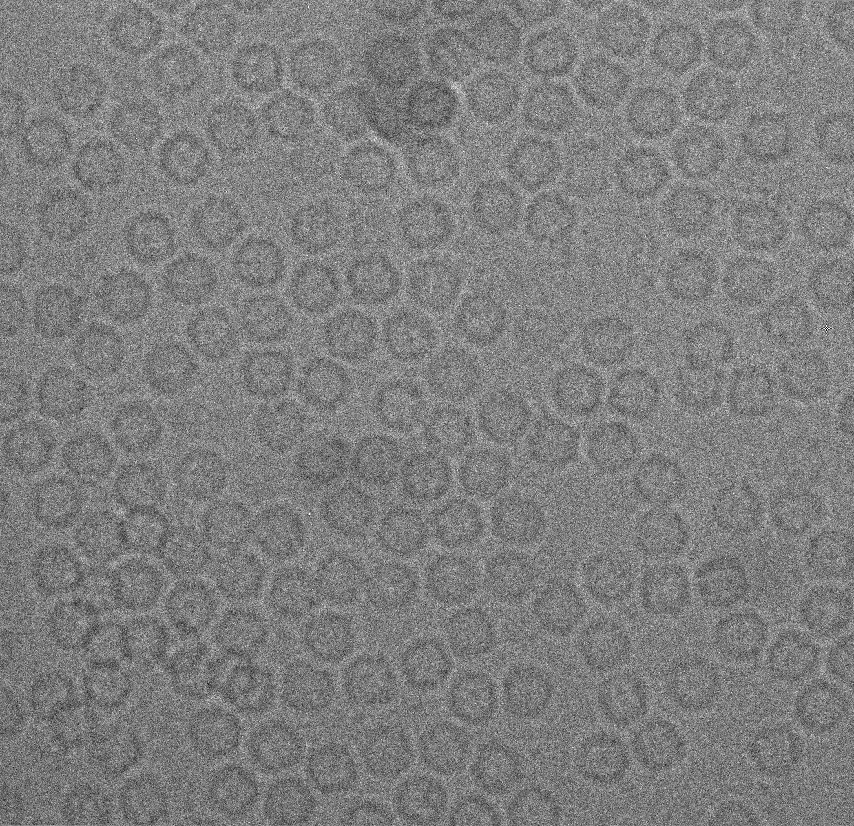
%> input picture APFIRITIN DATASET/May08_03.15.02.bin_avg.png, 854 x 826 px, shrunk from 1240 x 1200 before the run, given in place of ALDH7A1_NAD_UF_B5_0035.tif, which was not available
$ octave AutoPicker_Signle_Particle_Detection_Demo.m   (GNU Octave 9; MATLAB toolbox functions it lacks are replaced by stand-ins)
%> lines starting %> are read from the running program, lines starting %| are printed output that depends on the picture; in (x1, y1, x2, y2) boxes, pixels count from 0 and x2, y2 are one past the last pixel; in counts of white or black regions, pixels touching at a corner belong together; the program's own positions count from 1; pictures that were not available may be replaced by others from this repository, and a replacement may not be noted
### Signle Particle Detection_Demo/DM3 Datset/Our_Clustering1.m
function [cluster_image] = Our_Clustering(im)
%UNTITLED Summary of this function goes here
%   Detailed explanation goes here
% douple the image
img=double(im);

[row,col,color_mp]= size(img);

% Convert the image from 2D to 1D image space...
img_vector = img(:);

% specify number of clusters
Clusters=4;

Cluster = cell(1,Clusters);
Cluster(:) = {zeros(size(img_vector,1),1);};

% Range
range = max(img_vector) - min(img_vector);

% Determine the # of steps
stepv = range/Clusters;
% Cluster initialization
K=stepv:stepv:max(img_vector);

for ii=1:size(img_vector,1)
    difference = abs(K-img_vector(ii));
    [y,ind]=min(difference);
    Cluster{ind}(ii)=img_vector(ii);
end

cluster_1=reshape(Cluster{1,1},[row col]);
C1=cluster_1;C1(cluster_1~=0)=1;
cluster_2=reshape(Cluster{1,2},[row col]);
C2=cluster_2;C2(cluster_2~=0)=2;
cluster_3=reshape(Cluster{1,3},[row col]);
C3=cluster_3;C3(cluster_3~=0)=3;
cluster_4=reshape(Cluster{1,4},[row col]);
C4=cluster_4;C4(cluster_4~=0)=4;
%
figure;suptitle('Clustering using Our Clustering');
subplot 221; imshow(C1);title('Cluster #1');
subplot 222; imshow(C2);title('Cluster #2');
subplot 223; imshow(C3);title('Cluster #3');
subplot 224; imshow(C4);title('Cluster #4');
%% for image 35
cluster1=bwareaopen(cluster_4,125);
figure; imshow(cluster1);title('CryoEM-Binary Mask Image');
binIM=cluster1;
SE=strel('disk',1);
cluster2=imdilate(binIM,SE);
k=imfill(cluster2,'holes');
BW = imclose(k,SE);imshow(BW,[]);
cluster3=bwareaopen(BW,1);
figure; imshow(cluster3);title('CryoEM-Binary Mask Image');
cluster_image=cluster3;

%% for image 40
% [11 lines of commented-out code are left out]
end

### Signle Particle Detection_Demo/DM3 Datset/K_means_Clustering.m
function [cluster_image] = K_means_Clustering(img)
%UNTITLED2 Summary of this function goes here
%   Detailed explanation goes here
 % specify number of clusters
    ab = double(img);
    nrows = size(ab,1);
    ncols = size(ab,2);
    ab = reshape(ab,nrows*ncols,1);

    nColors = 4;
    % repeat the clustering 3 times to avoid local minima
    [cluster_idx, cluster_center] = kmeans(ab,nColors,'distance','sqEuclidean', 'Replicates', 3);

    pixel_labels = reshape(cluster_idx,nrows,ncols);
    imshow(pixel_labels,[]);

    % Sort the Clusters
    Ckm1=pixel_labels;Ckm1(pixel_labels~=1)=0;
    Ckm2=pixel_labels;Ckm2(pixel_labels~=2)=0;
    Ckm3=pixel_labels;Ckm3(pixel_labels~=3)=0;
    Ckm4=pixel_labels;Ckm4(pixel_labels~=4)=0;

    figure;suptitle('Clustering using K-means');
    subplot 221; imshow(Ckm1);title('Cluster #1');
    subplot 222; imshow(Ckm2);title('Cluster #2');
    subplot 223; imshow(Ckm3);title('Cluster #3');
    subplot 224; imshow(Ckm4);title('Cluster #4');
    disp(' ');
    clc;
    disp('_________________________________________________________');
    disp('                                                         ');
    disp('   S  E  G  M  E  N  T  A  T  I  O  N   -  S  T  E  P    ');
    disp('              U S I N G   K - M E A N S                  ');
    disp('_________________________________________________________');
    disp(' ');
    sel=input('Select Propoer Cluster #:" ');
    %
    if sel==1
        cluster=Ckm1;
    elseif sel==2
        cluster=Ckm2;
    elseif sel==3
        cluster=Ckm3;
    else
        cluster=Ckm4;
    end
% %% for Image 35
cluster1=bwareaopen(cluster,350);
figure; imshow(cluster1);title('CryoEM-Binary Mask Image');
binIM=cluster1;
SE=strel('disk',1);
cluster2=imdilate(binIM,SE);
k=imfill(cluster2,'holes');
BW = imclose(k,SE);imshow(BW,[])
cluster3=bwareaopen(BW,50);
figure; imshow(cluster3);title('CryoEM-Binary Mask Image');
cluster_image=cluster3;

%% for Image 40
% [10 lines of commented-out code are left out]
end

### Signle Particle Detection_Demo/DM3 Datset/FCM_Clustering.m
function [cluster_image] = FCM_Clustering(img)
%UNTITLED2 Summary of this function goes here
%   Detailed explanation goes here
 % specify number of clusters
    clusterNum = 4;
    [ Unow, center, now_obj_fcn ] = FCMforImage( img, clusterNum );
    figure;
    subplot(2,2,1); imshow(img,[]);
    % [4 lines of commented-out code are left out]
    Ckfm1=imbinarize(Unow(:,:,1));
    Ckfm2=imbinarize(Unow(:,:,2));
    Ckfm3=imbinarize(Unow(:,:,3));
    Ckfm4=imbinarize(Unow(:,:,4));

    figure;suptitle('Clustering using FCM');
    subplot 221; imshow(Ckfm1);title('Cluster #1');
    subplot 222; imshow(Ckfm2);title('Cluster #2');
    subplot 223; imshow(Ckfm3);title('Cluster #3');
    subplot 224; imshow(Ckfm4);title('Cluster #4');
    %
    clc;
    disp('_________________________________________________________');
    disp('                                                         ');
    disp('   S  E  G  M  E  N  T  A  T  I  O  N   -  S  T  E  P    ');
    disp('                   U S I N G   F C M                     ');
    disp('_________________________________________________________');
    disp(' ');
    sel=input('Select Propoer Cluster #:" ');
    if sel==1
        cluster=Ckfm1;
    elseif sel==2
        cluster=Ckfm2;
    elseif sel==3
        cluster=Ckfm3;
    else
        cluster=Ckfm4;
    end
%
% %% for Image 35
cluster1=bwareaopen(cluster,350);
figure; imshow(cluster1);title('CryoEM-Binary Mask Image');
binIM=cluster1;
SE=strel('disk',1);
cluster2=imdilate(binIM,SE);
k=imfill(cluster2,'holes');
BW = imclose(k,SE);imshow(BW,[])
cluster3=bwareaopen(BW,50);
figure; imshow(cluster3);title('CryoEM-Binary Mask Image');
cluster_image=cluster3;

%% for Image 40
% [10 lines of commented-out code are left out]
end

### Signle Particle Detection_Demo/DM3 Datset/AutoPicker_Signle_Particle_Detection_Demo.m
clc; close all; clear all;
%% Load the hdf5 file in MATLAB
FILE_NAME='ALDH7A1_NAD_UF_B5_0035.tif';
originalImage=imread(FILE_NAME);
%> originalImage is the input picture: size 826x854 uint16; min 0, max 65535, mean 32766.4
imshow(originalImage); title('Original Cryo-Image');
figure; imhist(originalImage);title('Histogram of the Original Cryo-Image');
%
%% Pre-processing Part
Inormalized = double(originalImage)./double(max(originalImage(:)));
figure;imshow(Inormalized); title('Cryo-Image Normalized');
figure; imhist(Inormalized);title('Histogram of the Normalized Cryo-Image');
%
% imwrite(Inormalized,'DM3.tif');
I = histeq(Inormalized);
K = wiener2(I,[5 5]);
figure; imshow(K); title('Restored Cryo-Image');
figure; imhist(K);title('Histogram of the Restored Cryo-Image');
% imwrite(K,'Test.tif');
%
I = histeq(K);
figure; imshow(I); title('Histogram Equlaizer of Cryo-Image');
figure; imhist(I);title('Histogram of the Equalization Cryo-Image');
%
g=adapthisteq(I,'clipLimit',.02,'Distribution','rayleigh');
figure; imshow(I); title('Adaptive Histogram Equlaizer Cryo-Image');
figure; imhist(I);title('Histogram of the Equalization Cryo-Image');
%
im=adapthisteq(g,'clipLimit',.99,'Distribution','rayleigh');
figure; imhist(im);title('Histogram of the Adaptive Cryo-EM Histo-Equal.');
figure;imshow(im);title('Adaptive Cryo-EM Histo-Equal.')
%
% im=imguidedfilter(im);im=imguidedfilter(im);
% im=imguidedfilter(im);im=imguidedfilter(im);
% im=imadjust(im);
figure;imshow(im);title('Gaudided Filtering')
figure; imhist(im);title('Histogram of the Gaudided Filtering');
% %
% SE=strel('disk',5);J = imclose(im,SE);J2=imadjust(J,[.5,.9]);
% figure;imshow(J2,[]);title('Post-processing Morphological Operation')
% figure; imhist(J2);title('Histogram of the ost-processing Morphological Operation');
% imwrite(im,'DM3_tested.tif');
imcl=imopen(im,strel('disk',1));
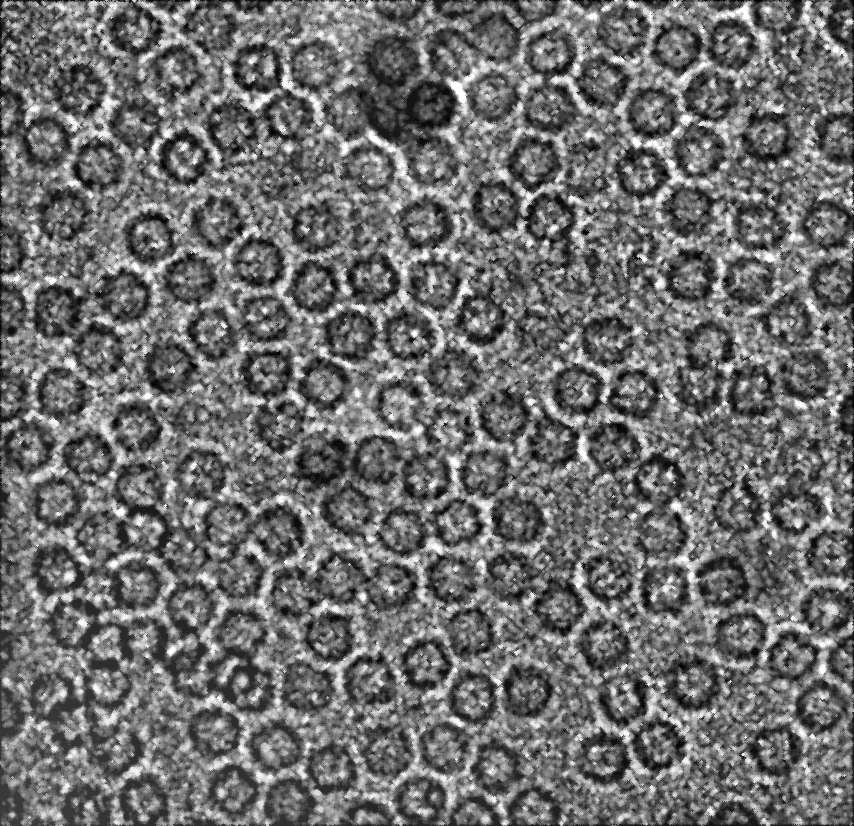
%> imcl: size 826x854 double; min 0, max 1, mean 0.436
imcl=imopen(imcl,strel('disk',1));
imcl=imopen(imcl,strel('disk',1));
imcl=imopen(imcl,strel('disk',1));
imcl=imopen(imcl,strel('disk',1));
figure; imshow(imcl);
J2=imcl;
%
%% Clustering....
disp('_______________________________________________________________________');
disp('                                                                       ');
disp('        S I N G L E - P A R T I C L E - D E T E C T I O N ');
disp('                                                                       ');
disp('_______________________________________________________________________');
disp(' ');
disp('         1: Our Clustering Approach              ');
disp('         2: K-means Clustering Approach              ');
disp('         3: FCM Clustering Approach              ');
disp('         4: Exit ');
disp('_______________________________________________________________________');
disp(' ');
% choice=input('Selct your choice : ');
% if choice==1
% Our Approach
    tic;
    [cluster1] = Our_Clustering1(J2);
%> in Our_Clustering, `range = max(img_vector) - min(img_vector);`: range = 1
%> in Our_Clustering, `stepv = range/Clusters;`: stepv = 0.25
%> in Our_Clustering, `K=stepv:stepv:max(img_vector);`: K = [0.25 0.5 0.75 1]
%> the loop in Our_Clustering, `for ii=1:size(img_vector,1)` made 705404 passes
%> (difference, y, ind) on passes 1 to 3: ([0.221 0.471 0.721 0.971], 0.221, 1), ([0.221 0.471 0.721 0.971], 0.221, 1), ([0.221 0.471 0.721 0.971], 0.221, 1)
%> after the loop in Our_Clustering, `for ii=1:size(img_vector,1)`: Cluster = 4 items
%> in Our_Clustering, `C1(cluster_1~=0)=1`:
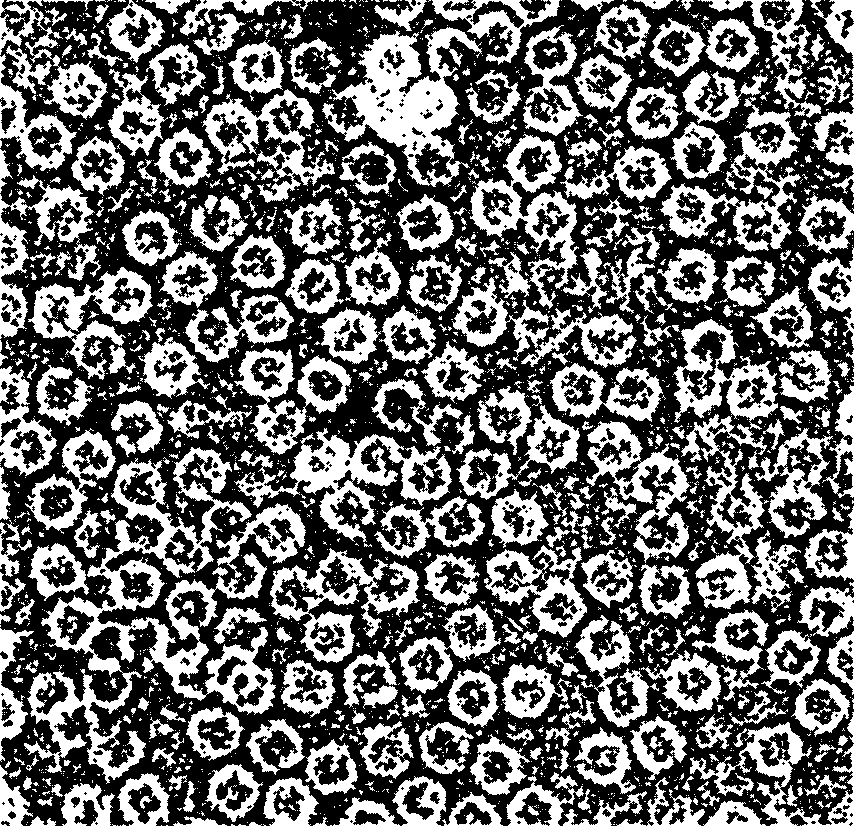
%> C1: size 826x854 double; values 0 (black) and 1 (white), 42.3% white; 2875 white regions (2320 under 20 px), largest, box (x1, y1, x2, y2) and area: (24, 447, 276, 784) 20661, (322, 27, 482, 187) 9857, (234, 428, 452, 542) 7273
%> in Our_Clustering, `C2(cluster_2~=0)=2`: C2: size 826x854 double; values 0 (black) and 2 (white), 38.7% white; 1460 white regions (955 under 20 px), largest, box (x1, y1, x2, y2) and area: (393, 6, 854, 530) 40826, (0, 112, 424, 589) 34945, (0, 0, 513, 140) 17158
%> in Our_Clustering, `C3(cluster_3~=0)=3`:
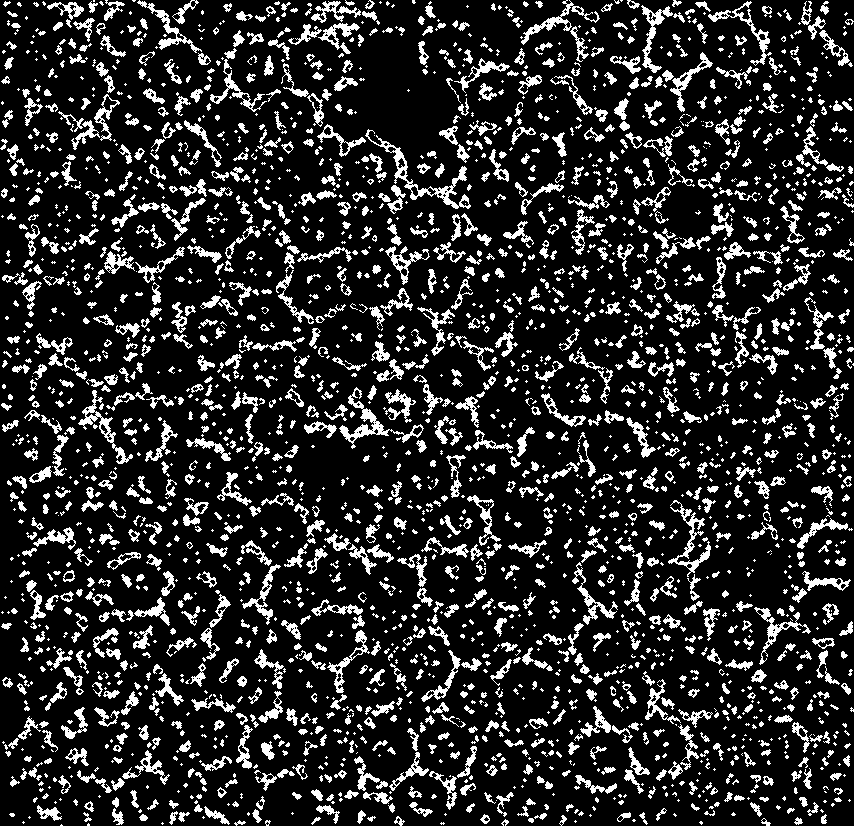
%> C3: size 826x854 double; values 0 (black) and 3 (white), 16.7% white; 2768 white regions (1363 under 20 px), largest, box (x1, y1, x2, y2) and area: (365, 129, 471, 209) 1028, (339, 387, 424, 449) 849, (668, 500, 711, 577) 698
%> in Our_Clustering, `C4(cluster_4~=0)=4`: C4: size 826x854 double; values 0 (black) and 4 (white), 2.4% white; 988 white regions (717 under 20 px), largest, box (x1, y1, x2, y2) and area: (449, 80, 467, 114) 210, (578, 436, 588, 461) 120, (252, 94, 272, 110) 111
%> in Our_Clustering, `cluster1=bwareaopen(cluster_4,125);`:
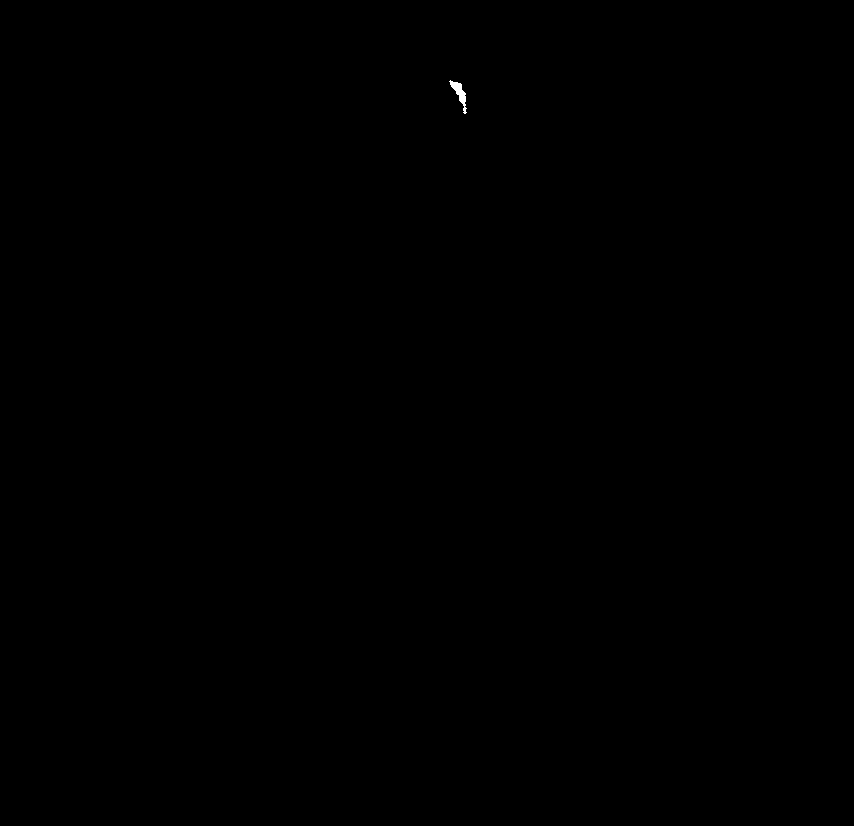
%> cluster1: size 826x854 logical; 0.03% white; 1 white region, box (x1, y1, x2, y2) and area: (449, 80, 467, 114) 210
%> in Our_Clustering, `cluster2=imdilate(binIM,SE);`: cluster2: size 826x854 logical; 0.04% white; 1 white region, box (x1, y1, x2, y2) and area: (448, 79, 468, 115) 289
    time1=toc;
     fprintf(' Time consuming for Particle Detection using Our Approach is : %f\n', time1);
     pause;
% elseif choice==2
% K-Means
    tic;
    [cluster2] = K_means_Clustering(J2);
%> in K_means_Clustering, `[cluster_idx, cluster_center] = kmeans(ab,nColors,'distance','sqEuclid..`: cluster_center = [0.559; 0.19; 0.785; 0.374]
%> in K_means_Clustering, `Ckm1(pixel_labels~=1)=0`: Ckm1: size 826x854 double; values 0 (black) and 1 (white), 27.3% white in thin lines or dots
%> in K_means_Clustering, `Ckm2(pixel_labels~=2)=0`: Ckm2: size 826x854 double; values 0 (black) and 2 (white), 26% white; 4117 white regions (3349 under 20 px), largest, box (x1, y1, x2, y2) and area: (341, 34, 457, 151) 5331, (472, 178, 576, 270) 2330, (290, 435, 398, 493) 2215
%> in K_means_Clustering, `Ckm3(pixel_labels~=3)=0`: Ckm3: size 826x854 double; values 0 (black) and 3 (white), 14.3% white; 2531 white regions (1240 under 20 px), largest, box (x1, y1, x2, y2) and area: (446, 59, 509, 116) 700, (104, 247, 185, 282) 655, (708, 1, 770, 51) 591
%> in K_means_Clustering, `Ckm4(pixel_labels~=4)=0`:
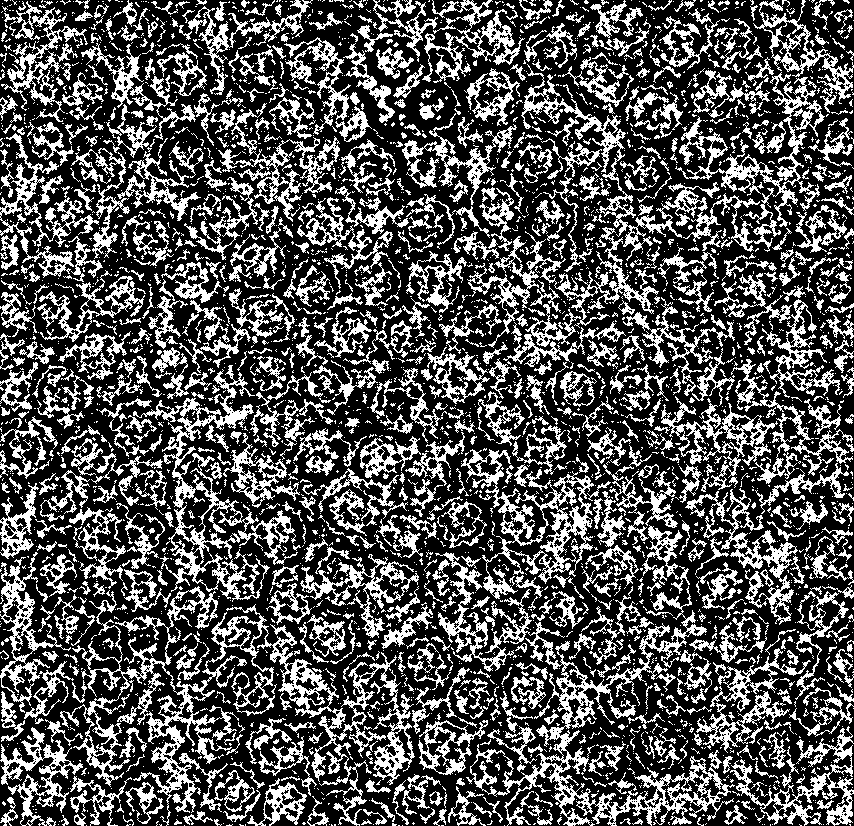
%> Ckm4: size 826x854 double; values 0 (black) and 4 (white), 32.5% white in thin lines or dots
%> the answer given: 1
%> in K_means_Clustering, `cluster1=bwareaopen(cluster,350);`: cluster1: size 826x854 logical; 12.6% white; 118 white regions, largest, box (x1, y1, x2, y2) and area: (8, 515, 84, 701) 2267, (291, 0, 399, 89) 2265, (98, 663, 184, 787) 1997
%> in K_means_Clustering, `cluster2=imdilate(binIM,SE);`: cluster2: size 826x854 logical; 20.7% white; 78 white regions, largest, box (x1, y1, x2, y2) and area: (663, 130, 854, 440) 9613, (148, 333, 404, 566) 7647, (167, 689, 396, 826) 7351
%> in K_means_Clustering, `k=imfill(cluster2,'holes');`: k: size 826x854 logical; 23.7% white; 78 white regions, largest, box (x1, y1, x2, y2) and area: (167, 689, 396, 826) 10765, (663, 130, 854, 440) 10664, (148, 333, 404, 566) 8358
%> in K_means_Clustering, `BW = imclose(k,SE)`:
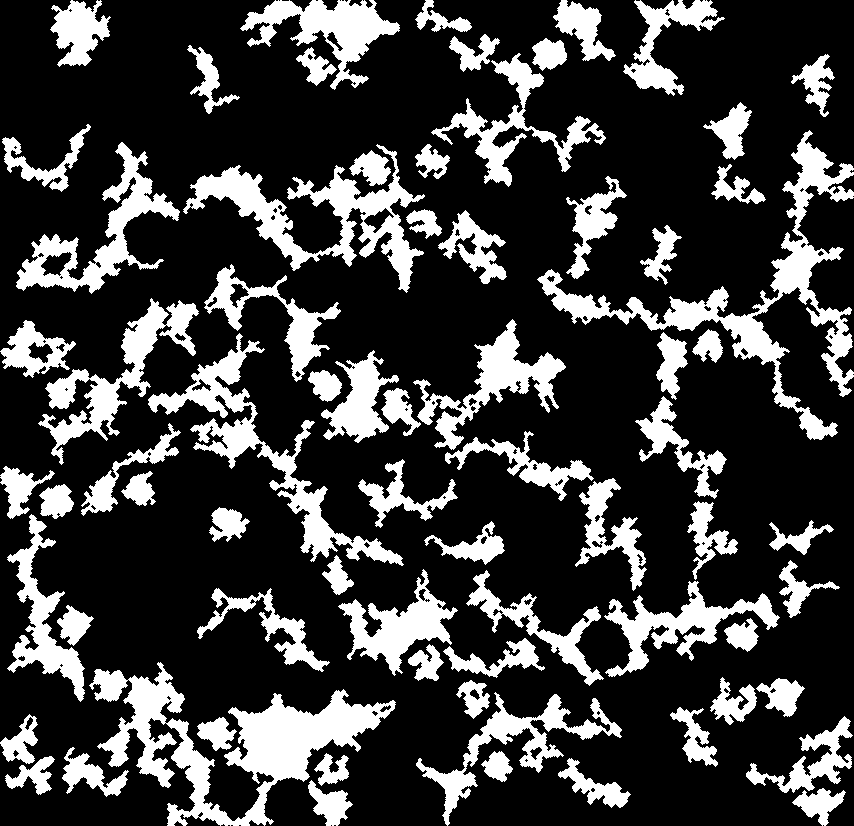
%> BW: size 826x854 logical; 24% white; 72 white regions, largest, box (x1, y1, x2, y2) and area: (89, 662, 396, 826) 15620, (537, 130, 854, 440) 12973, (183, 144, 425, 293) 9073
    time2=toc;
     fprintf(' Time consuming for Particle Detection using K-means is : %f\n', time2);
     pause;
% elseif choice==3
% FCM
     tic;
%> (the run ends here)
